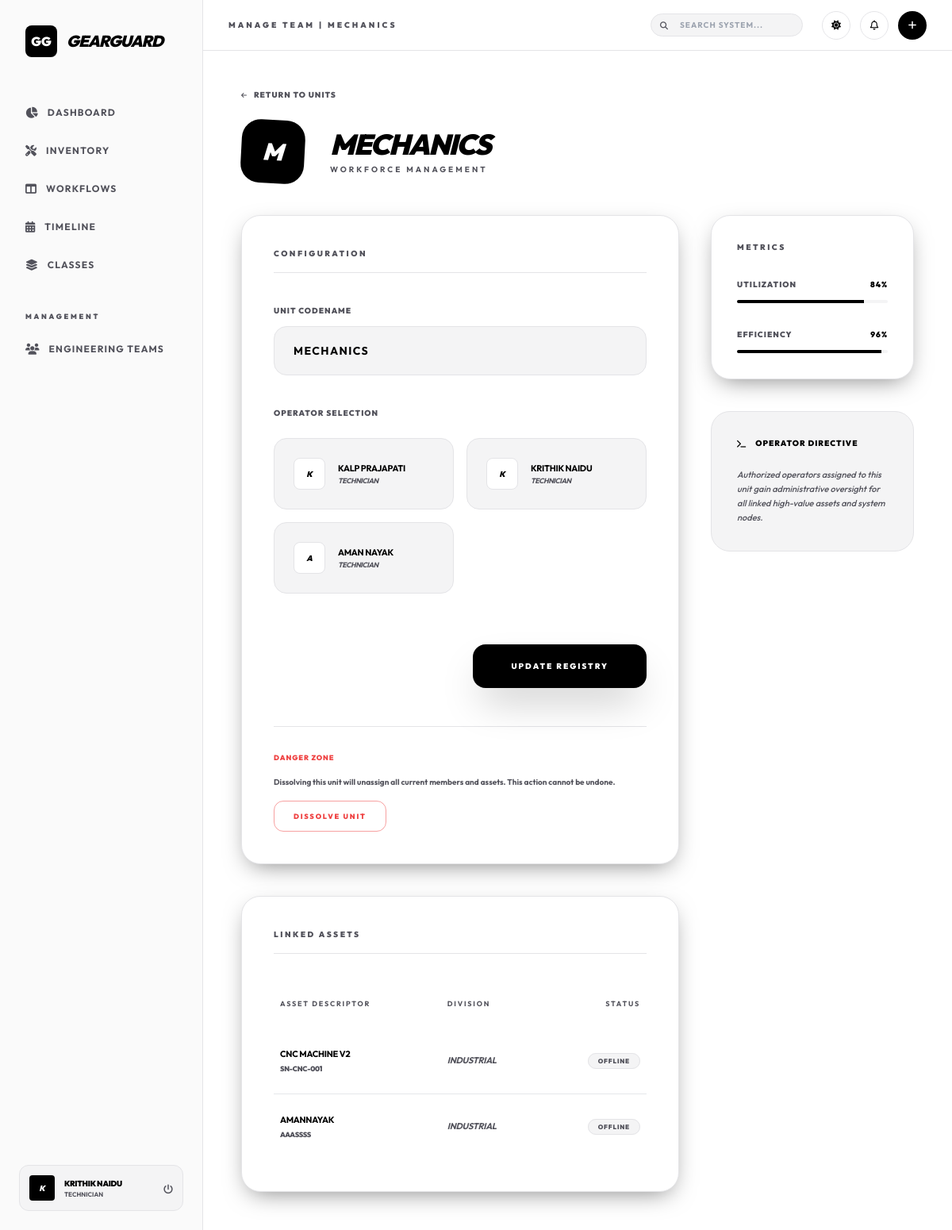
The app's page /teams/2 (signed in), older data.
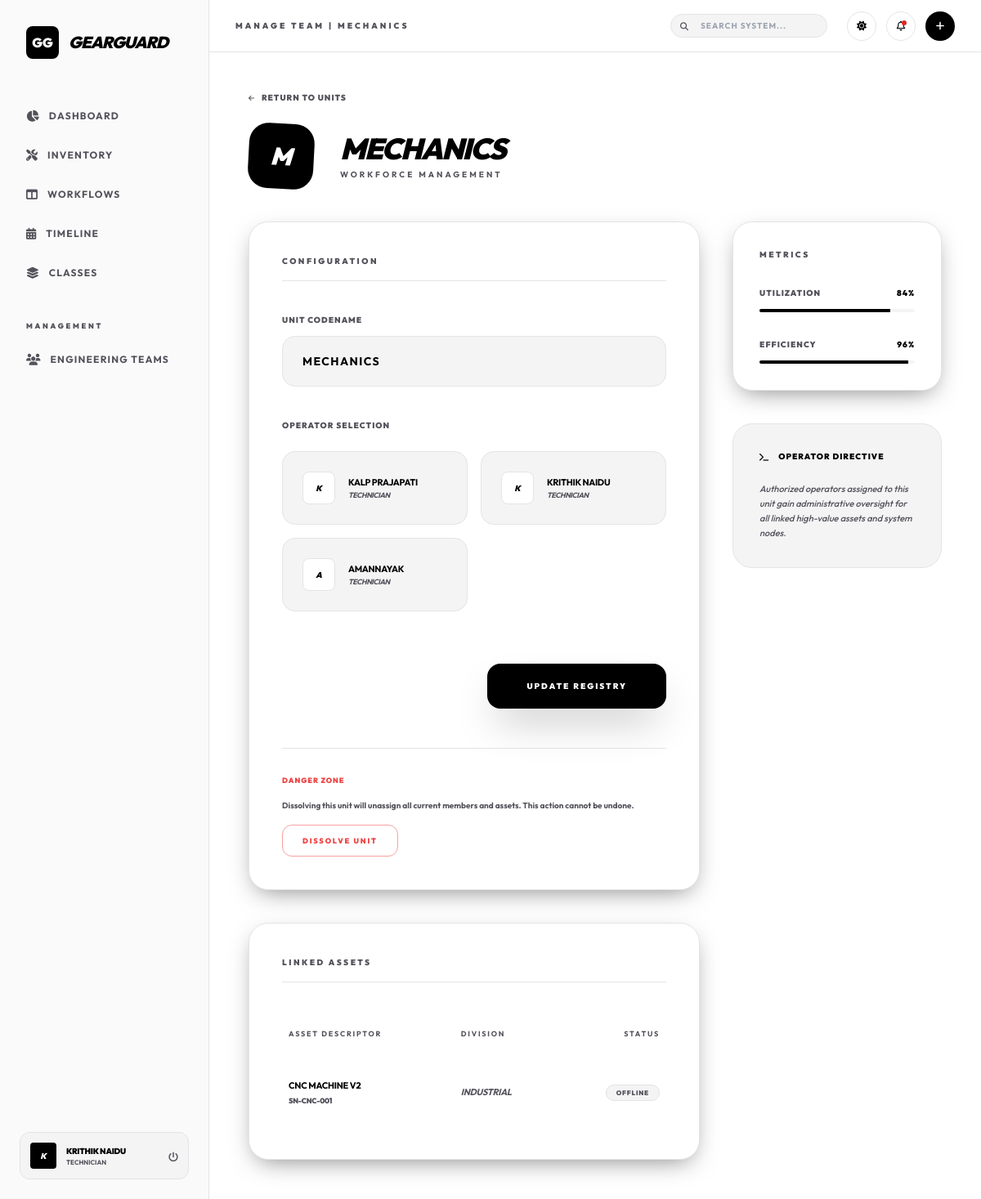
The same page, newer data.
### app.py (models this page shows)
class User(UserMixin, db.Model):
    id = db.Column(db.Integer, primary_key=True)
    username = db.Column(db.String(100), unique=True, nullable=False)
    password = db.Column(db.String(200), nullable=False)
    name = db.Column(db.String(100), nullable=False)
    role = db.Column(db.String(50), default='Technician') # Manager, Technician, User
    avatar_url = db.Column(db.String(255))
    team_id = db.Column(db.Integer, db.ForeignKey('team.id'))

class Equipment(db.Model):
    id = db.Column(db.Integer, primary_key=True)
    name = db.Column(db.String(100), nullable=False)
    serial_number = db.Column(db.String(100), unique=True, nullable=False)
    department = db.Column(db.String(100))
    owner_name = db.Column(db.String(100)) # e.g., "Person name"
    location = db.Column(db.String(100))
    purchase_date = db.Column(db.DateTime, default=datetime.utcnow)
    warranty_info = db.Column(db.String(255))
    is_scrapped = db.Column(db.Boolean, default=False)
    team_id = db.Column(db.Integer, db.ForeignKey('team.id'))
    category_id = db.Column(db.Integer, db.ForeignKey('category.id'))
    default_technician_id = db.Column(db.Integer, db.ForeignKey('user.id'))
    requests = db.relationship('MaintenanceRequest', backref='equipment', lazy=True)

class Category(db.Model):
    id = db.Column(db.Integer, primary_key=True)
    name = db.Column(db.String(100), nullable=False) # Electrical, Mechanical, IT, CNC
    description = db.Column(db.String(255))
    equipments = db.relationship('Equipment', backref='category', lazy=True)

### app.py (the view)
@app.route('/teams/<int:id>')
@login_required
def team_manage(id):
    team = Team.query.get_or_404(id)
    all_technicians = User.query.filter_by(role='Technician').all()
    return render_template('team_manage.html', team=team, all_technicians=all_technicians)

### app.py (called while the page is built)
@login_manager.user_loader
def load_user(user_id):
    return User.query.get(int(user_id))

### templates/team_manage.html (shortened to what the changed rows need)
{% extends 'base.html' %}
{% block title %}Manage Team | {{ team.name }}{% endblock %}
{% block content %}
<div class="grid grid-cols-1 lg:grid-cols-3 gap-10">
    <div class="lg:col-span-2 space-y-10">
        <div class="glass-card rounded-3xl p-10 border-[var(--border-main)]">
            <form action="/teams/{{ team.id }}/update" method="POST" class="space-y-10">
                <div>
                    <div class="grid grid-cols-1 sm:grid-cols-2 gap-4">
                        {% for tech in all_technicians %}
                        <label class="relative group cursor-pointer">
                            <div
                                class="p-6 bg-[var(--bg-alt)] border border-[var(--border-main)] rounded-2xl group-hover:border-[var(--text-primary)] peer-checked:border-[var(--text-primary)] peer-checked:bg-[var(--text-primary)] transition-all flex items-center gap-4">
                                <div
                                    class="w-10 h-10 rounded-lg bg-[var(--bg-pure)] border border-[var(--border-main)] flex items-center justify-center text-[10px] font-black group-hover:border-[var(--text-primary)] peer-checked:bg-[var(--bg-pure)] peer-checked:text-[var(--text-primary)] transition-all italic">
                                    {{ tech.name[:1]|upper }}
                                </div>
                                <div>
                                    <p
                                        class="text-[11px] font-bold text-[var(--text-primary)] uppercase tracking-tight peer-checked:text-[var(--bg-pure)] transition-all group-hover:text-[var(--text-primary)] peer-checked:group-hover:text-[var(--bg-pure)]">
                                        {{ tech.name }}</p>
                                    <p
                                        class="text-[9px] font-bold text-[var(--text-secondary)] uppercase tracking-tighter italic">
                                        {{
                                        tech.role }}</p>
                                </div>
                            </div>
                        </label>
                        {% endfor %}
                    </div>
                </div>
            </form>
        </div>
        <div class="glass-card rounded-3xl p-10 border-[var(--border-main)]">
            <div class="overflow-x-auto">
                <table class="w-full text-left">
                    <thead>
                        <tr class="text-[var(--text-secondary)] text-[9px] uppercase font-black tracking-[0.2em]">
                            <th class="px-2 py-6">Asset Descriptor</th>
                            <th class="px-2 py-6">Division</th>
                            <th class="px-2 py-6 text-right">Status</th>
                        </tr>
                    </thead>
                    <tbody class="divide-y border-[var(--border-main)] text-[11px] font-bold uppercase tracking-tight">
                        {% for eq in team.equipments %}
                        <tr class="group/row hover:bg-[var(--bg-alt)] transition-all">
                            <td class="px-2 py-6">
                                <p class="text-[var(--text-primary)] group-hover/row:tracking-tight transition-all">{{
                                    eq.name }}</p>
                                <p class="text-[9px] text-[var(--text-secondary)] mt-1 font-black">{{ eq.serial_number
                                    }}</p>
                            </td>
                            <td class="px-2 py-6 text-[var(--text-secondary)] italic">{{ eq.category.name if eq.category
                                else 'N/A' }}
                            </td>
                            <td class="px-2 py-6 text-right">
                                <span
                                    class="px-3 py-1 rounded-full text-[8px] font-black border {{ 'border-[var(--text-primary)] text-[var(--text-primary)]' if not eq.is_scrapped else 'border-[var(--border-main)] text-[var(--text-secondary)] bg-[var(--bg-alt)]' }} uppercase tracking-widest">
                                    {{ 'Operational' if not eq.is_scrapped else 'Offline' }}
                                </span>
                            </td>
                        </tr>
                        {% endfor %}
                    </tbody>
                </table>
            </div>
        </div>
    </div>
</div>
{% endblock %}

### templates/base.html (shortened to what the changed rows need)
<!DOCTYPE html>
<html lang="en" class="h-full">
<head>
    <script src="https://cdn.tailwindcss.com"></script>
    <link rel="stylesheet" href="https://cdnjs.cloudflare.com/ajax/libs/font-awesome/6.4.0/css/all.min.css">
</head>
<body class="h-full">
    <div class="flex h-screen overflow-hidden">
        <aside class="w-64 flex flex-col">
            <div class="p-8">
                <div class="flex items-center gap-3">
                    <h1 class="text-xl font-black tracking-tighter uppercase italic">GearGuard</h1>
                </div>
            </div>
            <div class="p-6">
                <div
                    class="flex items-center justify-between gap-3 p-3 bg-[var(--bg-alt)] rounded-xl border border-[var(--border-main)]">
                    <div class="flex items-center gap-3 overflow-hidden">
                        <div
                            class="w-8 h-8 rounded bg-[var(--logo-bg)] text-[var(--logo-text)] flex items-center justify-center text-[10px] font-black italic">
                            {{ current_user.name[:1] }}
                        </div>
                        <div class="overflow-hidden">
                            <p
                                class="text-[10px] font-black text-[var(--text-primary)] uppercase tracking-tight truncate">
                                {{ current_user.name }}</p>
                            <p class="text-[8px] font-bold text-[var(--text-secondary)] uppercase truncate">{{
                                current_user.role }}</p>
                        </div>
                    </div>
                </div>
            </div>
        </aside>
        <main class="flex-1 flex flex-col overflow-hidden">
            <header class="h-16 flex items-center justify-between px-8 sticky top-0 z-10">
                <h2 class="text-[10px] font-black uppercase tracking-[0.3em] text-[var(--text-secondary)]">{% block
                    title %}{% endblock %}</h2>
                <div class="flex items-center gap-6">
                    <div class="flex items-center gap-3">
                        <div class="relative">
                            <button id="notif-btn"
                                class="w-9 h-9 rounded-full flex items-center justify-center border border-[var(--border-main)] hover:bg-[var(--bg-alt)] transition-all relative">
                                <i class="far fa-bell text-xs"></i>
                                <span id="notif-badge"
                                    class="hidden absolute top-2.5 right-2.5 w-1.5 h-1.5 bg-red-600 rounded-full"></span>
                            </button>
                        </div>
                    </div>
                </div>
            </header>
            <div class="flex-1 overflow-y-auto p-12">
                {% block content %}{% endblock %}
            </div>
        </main>
    </div>
</body>
</html>

Row changes from the older to the newer data that the page shows:
removed Equipment: name "AMANNAYAK", serial_number "AAASSSS", category "INDUSTRIAL", is_scrapped "OFFLINE"
changed User: name "AMAN NAYAK" → "AMANNAYAK"
